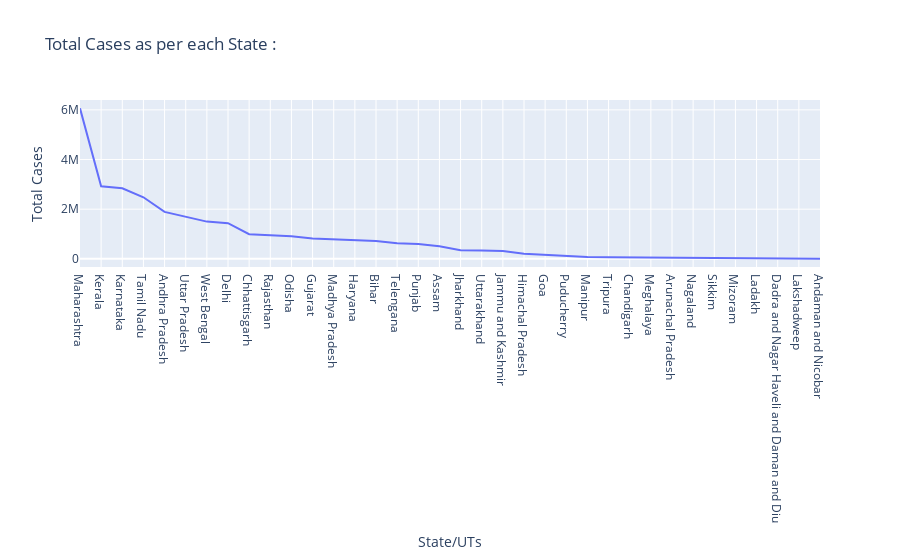

Here is the notebook cell this chart was saved with:
### Code cell
px.line(data, x='State/UTs', y='Total Cases',title="Total Cases as per each State : ")

### Figure 1 — Plotly figure (JSON) as saved in the notebook; plotly's stock layout.template omitted (floating-point values rounded to 4 significant figures)
{"data": [{"hovertemplate": "State/UTs=%{x}<br>Total Cases=%{y}<extra></extra>", "legendgroup": "", "line": {"color": "#636efa", "dash": "solid"}, "mode": "lines", "name": "", "orientation": "v", "showlegend": false, "type": "scatter", "x": ["Maharashtra", "Kerala", "Karnataka", "Tamil Nadu", "Andhra Pradesh", "Uttar Pradesh", "West Bengal", "Delhi", "Chhattisgarh", "Rajasthan", "Odisha", "Gujarat", "Madhya Pradesh", "Haryana", "Bihar", "Telengana", "Punjab", "Assam", "Jharkhand", "Uttarakhand", "Jammu and Kashmir", "Himachal Pradesh", "Goa", "Puducherry", "Manipur", "Tripura", "Chandigarh", "Meghalaya", "Arunachal Pradesh", "Nagaland", "Sikkim", "Mizoram", "Ladakh", "Dadra and Nagar Haveli and Daman and Diu", "Lakshadweep", "Andaman and Nicobar"], "xaxis": "x", "y": [6061404, 2924165, 2843810, 2479696, 1889513, 1706107, 1499783, 1434188, 994480, 952422, 909800, 823523, 789804, 768639, 721914, 623510, 595609, 508484, 345610, 340255, 315662, 202123, 166689, 117249, 69790, 66220, 61670, 49513, 35857, 25239, 20544, 20492, 20073, 10560, 9770, 7467], "yaxis": "y"}], "layout": {"legend": {"tracegroupgap": 0}, "title": {"text": "Total Cases as per each State : "}, "xaxis": {"anchor": "y", "domain": [0, 1], "title": {"text": "State/UTs"}}, "yaxis": {"anchor": "x", "domain": [0, 1], "title": {"text": "Total Cases"}}}}
